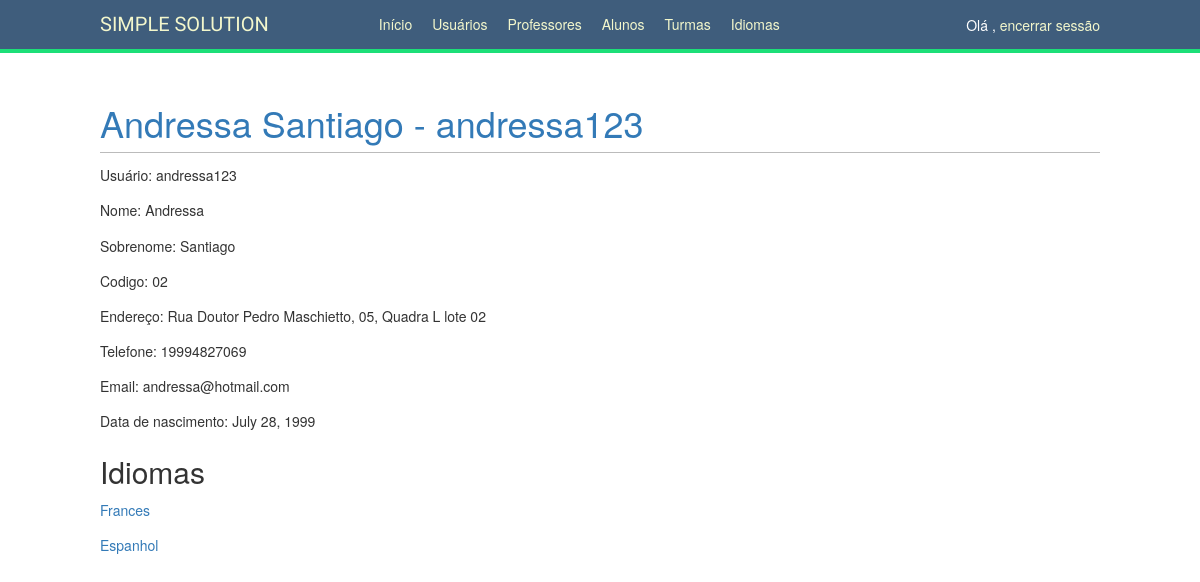
The page /school/professors/1/ (signed in) on the database its author committed.
### school/models.py (models this page shows, shortened)
class Professor(models.Model):
    profile = models.OneToOneField(Profile,
                                   on_delete=models.PROTECT,
                                   primary_key=True)
    code = models.CharField(max_length=25, blank=True, auto_created=True, verbose_name='Cód')

class Subject(models.Model):
    STARTER = 'STARTER'
    BASIC = 'BASIC'
    INTERMEDIATE = 'INTERMEDIATE'
    ADVANCED = 'ADVANCED'
    SUBJECT_TYPE_MAP = {
        STARTER: 'STARTER',
        BASIC: 'BASIC',
        INTERMEDIATE: 'INTERMEDIATE',
        ADVANCED: 'ADVANCED',
    }
    SUBJECT_TYPE_CHOICES = (
        (STARTER, SUBJECT_TYPE_MAP[STARTER]),
        (BASIC, SUBJECT_TYPE_MAP[BASIC]),
        (INTERMEDIATE, SUBJECT_TYPE_MAP[INTERMEDIATE]),
        (ADVANCED, SUBJECT_TYPE_MAP[ADVANCED]),
    )
    name = models.CharField(max_length=80, unique=True, verbose_name='Nome')
    code = models.CharField(max_length=25, unique=True, verbose_name='Código')
    subject_type = models.CharField(
        max_length=12,
        choices=SUBJECT_TYPE_CHOICES, verbose_name='Nível'
    )
    professors = models.ManyToManyField(Professor, blank=True,)
    students = models.ManyToManyField('Student', blank=True)

### account/models.py (models this page shows, shortened)
class Profile(models.Model):
    PROFESSOR = 'PR'
    STUDENT = 'AL'
    ADMIN = 'AD'
    PROFILE_TYPE_CHOICES = (
        (PROFESSOR, 'Professor'),
        (STUDENT, 'Aluno'),
        (ADMIN, 'Admin')
    )
    user = models.OneToOneField(settings.AUTH_USER_MODEL, on_delete=models.PROTECT)
    date_of_birth = models.DateField(blank=True, null=True, help_text='mm/dd/yy', verbose_name='Data nascimento')
    address = models.CharField(max_length=255, blank=True, verbose_name='Endereço')
    phone = models.CharField(max_length=255, blank=True, verbose_name='Telefone')
    created = models.DateTimeField(auto_now_add=True, verbose_name='Data criação')
    profile_type = models.CharField(
        max_length=2,
        choices=PROFILE_TYPE_CHOICES, verbose_name='Tipo de usuário'
    )

### school/views.py (the view)
# urls.py: path('professors/<int:professor_id>/', views.professor_detail, name='professor_detail'),
@staff_member_required
def professor_detail(request, professor_id):
    professor = get_object_or_404(Professor, pk=professor_id)
    return render(request, 'school/professors/detail.html', {'section': 'professors',
                                                             'professor': professor})

### school/templates/school/professors/detail.html (shortened to what this page needs)
{% extends "base.html" %}
{% block content %}
    <h1><a href="{% url "professor_edit" professor.pk %}">{{ professor.profile.user.first_name }} {{ professor.profile.user.last_name }} - {{ professor.profile.user.username }}</a></h1>
    <p>Usuário: {{ professor.profile.user.username }}</p>
    <p>Nome: {{ professor.profile.user.first_name }}</p>
    <p>Sobrenome: {{ professor.profile.user.last_name }}</p>
    <p>Codigo: {{ professor.code }}</p>
    <p>Endereço: {{ professor.profile.address }}</p>
    <p>Telefone: {{ professor.profile.phone }}</p>
    <p>Email: {{ professor.profile.user.email }}</p>
    <p>Data de nascimento: {{ professor.profile.date_of_birth }}</p>
    <h2>Idiomas</h2>
    {% for subject in professor.subject_set.all %}
        <p><a href="{% url "subject_detail" subject.id %}">{{ subject.name }}</a></p>
    {% endfor %}
{% endblock %}

### account/static/css/base.css (style rules this page uses)
body { margin:0; padding:0; font-family:helvetica, sans-VITRif; }
p { line-height: 1.8; }
a { color:#120a8f; text-decoration:none; }
h1, h2, h3, h4, h5 , h6 { font-family: 'Muli', sans-VITRif; font-weight:normal; }
h1 { border-bottom:1px solid #bbb; padding:0 0 10px 0; margin:10px 0 20px 0; }
h2 { margin:30px 0 20px; }

### rows shown on the page
Professor: profile.user.first_name "Andressa", profile.user.last_name "Santiago", profile.user.username "andressa123", code "02", profile.address "Rua Doutor Pedro Maschietto, 05, Quadra L lote 02", profile.phone "19994827069", profile.user.email "andressa@hotmail.com", profile.date_of_birth "July 28, 1999"
Subject: name "Frances"
Subject: name "Espanhol"
